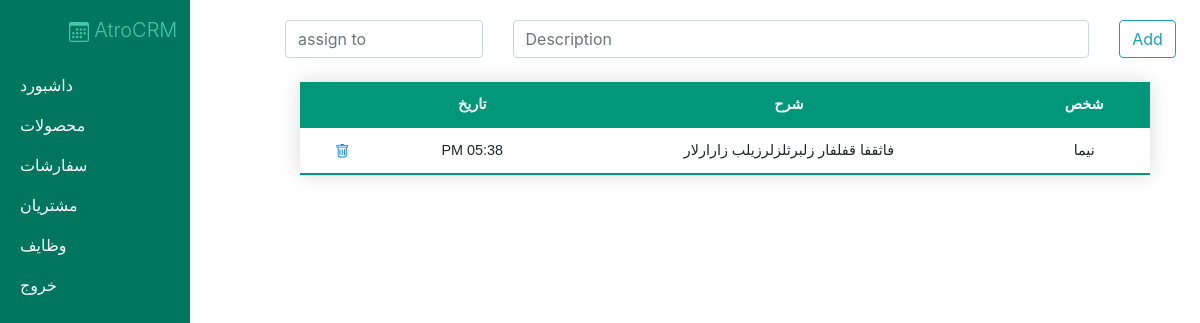
Before: /task/ with the older database file.
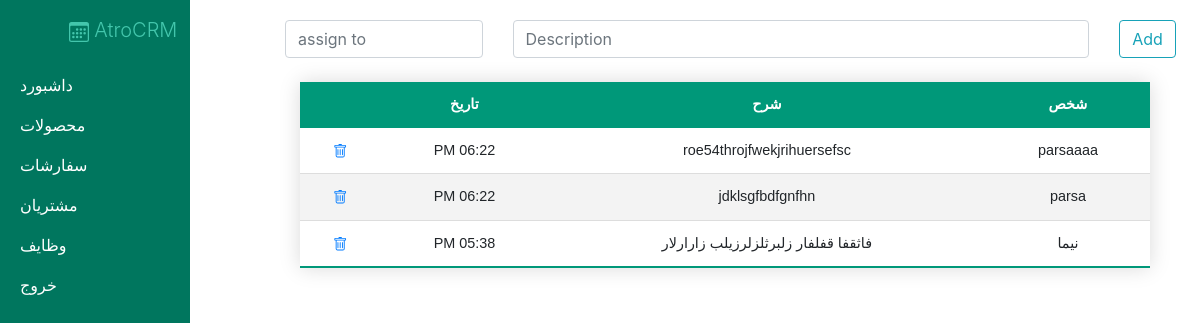
After: the same page with the newer database file.
### tasks/models.py (models this page shows)
class Task(models.Model):
    name = models.CharField(max_length=200, null=True)
    desc = models.CharField(max_length=300, null=True)
    date_created = models.DateTimeField(auto_now_add=True, null=True)

### tasks/views.py (the view)
# urls.py: path('task/', include("tasks.urls"))
def task(request):
    task = Task.objects.all().order_by('-date_created')
    return render(request,'crm/task.html',{'task':task})

### crm/templates/crm/task.html (shortened to what this page needs)
{% extends 'crm/main.html' %}
{% block content %}
<form action="{% url 'add_task' %}" method="POST">
  <div class="row">
    <div class="col-3">
      <input type="text" class="form-control" name="task_name" placeholder="assign to">
    </div>
    <div class="col-8">
      <input type="text" class="form-control" name="task_desc" placeholder="Description"></input>
    </div>
    <div class="col-1">
      <button type="submit" class="btn btn-outline-info" value="Add">Add</button>
    </div>
  </div>
</form>
<div class="container w-100 d-flex justify-content-center mt-4" dir="rtl" align="right">
  <table class="my-table w-100 text-center">
    <thead>
      <tr class="text-center">
        <th scope="col">شخص</th>
        <th scope="col">شرح</th>
        <th scope="col">تاریخ</th>
        <th scope="col"></th>
      </tr>
    </thead>
    <tbody>
      {% for t in task %}
      <tr>
        <td>{{ t.name }}</td>
        <td class="text-break">{{ t.desc }}</td>
        <td>{{ t.date_created  | date:"h:i A" }}</td>
        <td><a href="{% url 'del_task' t.id %}">
            </a></td>
      </tr>
      {% endfor %}
    </tbody>
  </table>
</div>
{% endblock content %}

Changed rows visible on the page:
added Task: name "parsaaaa", desc "roe54throjfwekjrihuersefsc", date_created "06:22 PM"
added Task: name "parsa", desc "jdklsgfbdfgnfhn", date_created "06:22 PM"
